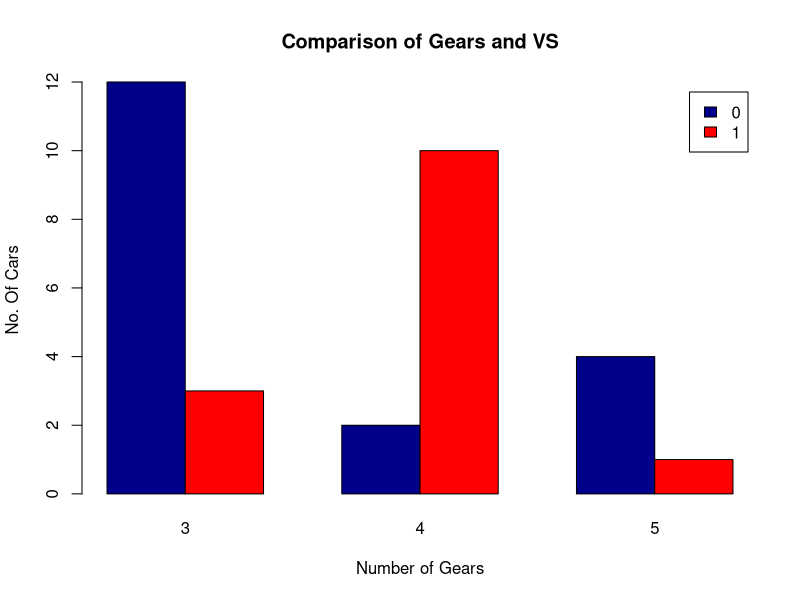

R code for this plot:
library(ggplot2)
data(mtcars)
attach(mtcars)
counts <- table(mtcars$vs, mtcars$gear)
barplot(counts, main="Comparison of Gears and VS",
        xlab="Number of Gears",ylab="No. Of Cars", col=c("darkblue","red"),
        legend = rownames(counts), beside=TRUE)

